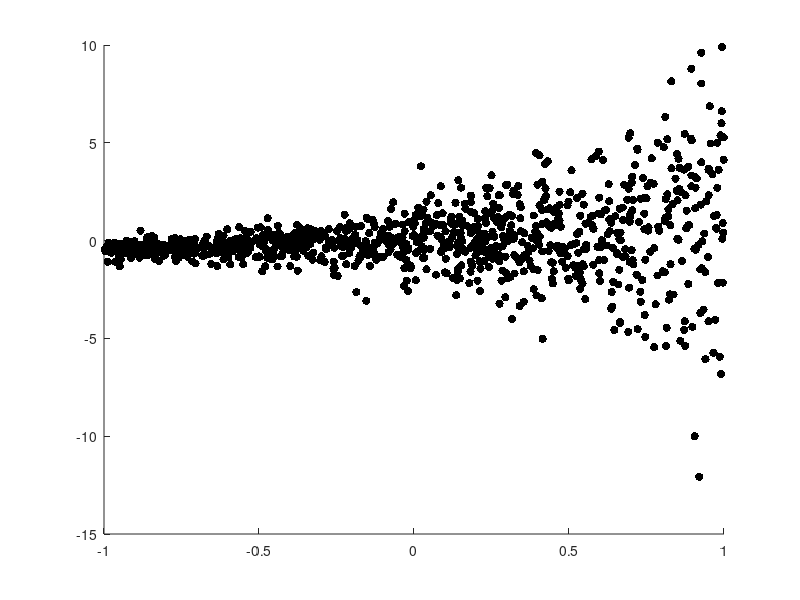

Recreate this plot in MATLAB. (Note: this script raises an error after producing the figure.)
% Exercise - Understanding the method of wild bootstrap

%% 1. Aim of the exercise
% To understand how to correctly estimate standard errors of regression
% coefficients when the error variance is heteroskedastic. Standard
% bootstrap methods can produce misleading inference under
% heteroskedasticity. We use the wild bootstrap, which perturbs residuals
% using random multipliers, to improve robustness and compare its
% performance to sampling directly from the population.

%% 2. Theory
% Refer to the accompanying PDF file for the theory.

%% 3. Set values for the parameters of the simulation

% 3.1. Clear the memory
clear;

% 3.2. Set the number of simulations as the number of bootstrap samples
N_sim = 5000;

%% 4. Generate population data

% 4.1. Set the population size
N_obs_pop = 1000;

% 4.2. Generate data for the independent variable
X_pop = random('Uniform',-1,1,[N_obs_pop,1]);

% 4.3. Heteroskedasticity parameter 
Gamma = 1.5; 

% 4.4. Generate error
u_pop = random('Normal',0,exp(X_pop*Gamma),[N_obs_pop,1]);

% 4.5. Set true beta of the model
B_true = 0.5; 

% 4.6. Generate y
y_pop = X_pop*B_true+u_pop;

% 4.7. Generate (paired) population data
data_pop = [y_pop X_pop];

%% 5. Plot the scatter diagram and the OLS fitted line
figure;
scatter(X_pop,y_pop,'filled','MarkerFaceColor','black');
hold on
set(lsline,'color','blue','LineWidth',2);
xlabel('X');
ylabel('y');
title('Fig. 1. Simulated heteroskedastic data');
hold off;

%% 6. Draw samples from the population

% 6.1. Set the sample size
N_obs_sample = 100;

% 6.2. Preallocate matrix to save (paired) samples
data_samples_pop = NaN(N_obs_sample,2,N_sim);

% 6.3. Preallocate vector to store coeficient estimatess
B_hats_data_samples_pop = NaN(N_sim,1);

% 6.4. Monte Carlo sampling
for i = 1:N_sim
    sample_i = datasample(data_pop,N_obs_sample,'Replace',false);
    data_samples_pop(:,:,i) = sample_i; % Save samples in third dimension
    y = sample_i(:,1);
    X = sample_i(:,2);
    LSS = exercisefunctionlss(y, X);
    B_hats_data_samples_pop(i) = LSS.B_hat(1,1);
end

%% 7. Pick an "initial" sample

% Pick a sample from the samples drawn from the population
data_sample = datasample(data_samples_pop(:,:,i),N_obs_sample, ...
    'Replace',false);

%% 8. Draw (bootstrap) samples from the initial sample 

% 8.1. Create y and X
y = data_sample(:,1);
X = data_sample(:,2);

% 8.2. Estimate beta
LSS = exercisefunctionlss(y,X); 
B_hat = LSS.B_hat(1,1);

% 8.3. Compute the residuals
u_hat = LSS.u_hat;

% 8.4. Compute leverage values used in HC2 correction
h = diag(X/(X'*X)*X');

% 8.5. Preallocate vector to store coefficient estimates
B_hats_data_samples_boot = NaN(N_sim,1);

% 8.6. Draw samples using residual multipliers and compute the coefficient estimate each time
for i = 1:N_sim
    v = random('Normal',0,1,[N_obs_sample,1]); % N(0,1) multipliers
    % v = 2*(rand(N_obs_sample,1) > 0.5)-1; % Rademacher multipliers
    y_boot = X*B_hat+(u_hat./sqrt(1-h)).*v; % u_hat./sqrt(1-h) is the HC2 adjustment applied to residuals
    LSS = exercisefunctionlss(y_boot,X); 
    B_hats_data_samples_boot(i) = LSS.B_hat(1,1);
end

%% 9. Plot the estimated PDFs
figure;
hold on
ksdensity(B_hats_data_samples_boot,'function','pdf');
ksdensity(B_hats_data_samples_pop,'function','pdf');
xline(B_true,'Color','black');
ylabel('Density');
xlabel('B\_hat');
legend('Bootstrap sampling','Population sampling','B\_true');
title('Fig. 2. PDF comparison: bootstrap B\_hat vs. population sample B\_hat');
hold off

%% 10. Plot the estimated CDFs
figure;
hold on
ksdensity(B_hats_data_samples_boot,'function','cdf');
ksdensity(B_hats_data_samples_pop,'function','cdf');
ylabel('Cumulative distribution');
xlabel('B\_hat');
legend('Bootstrap sampling','Population sampling');
title('Fig. 3. CDF comparison: bootstrap B\_hat vs. population sample B\_hat');
hold off
